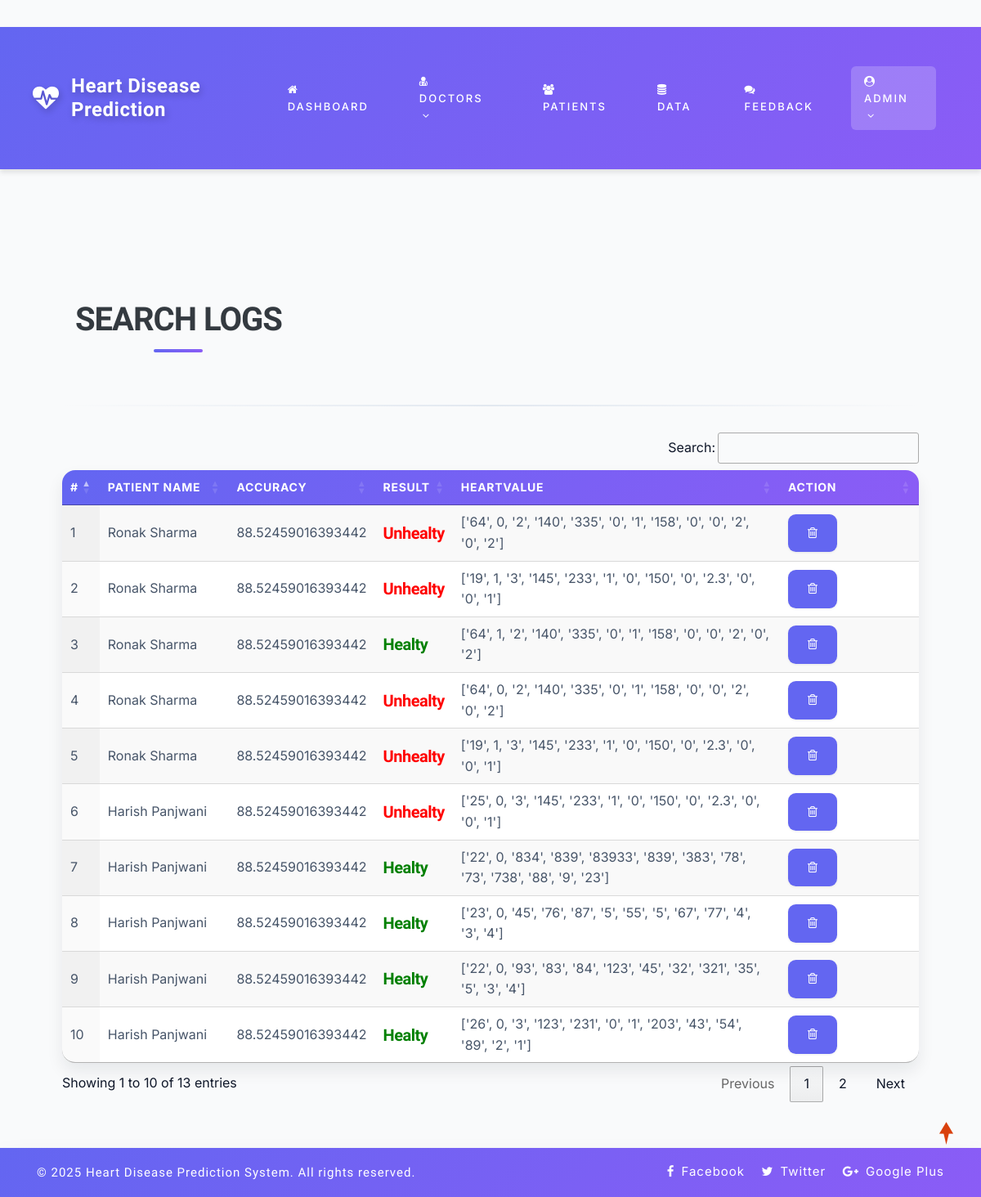
Before: /view_search_pat (signed in) with the older database file.
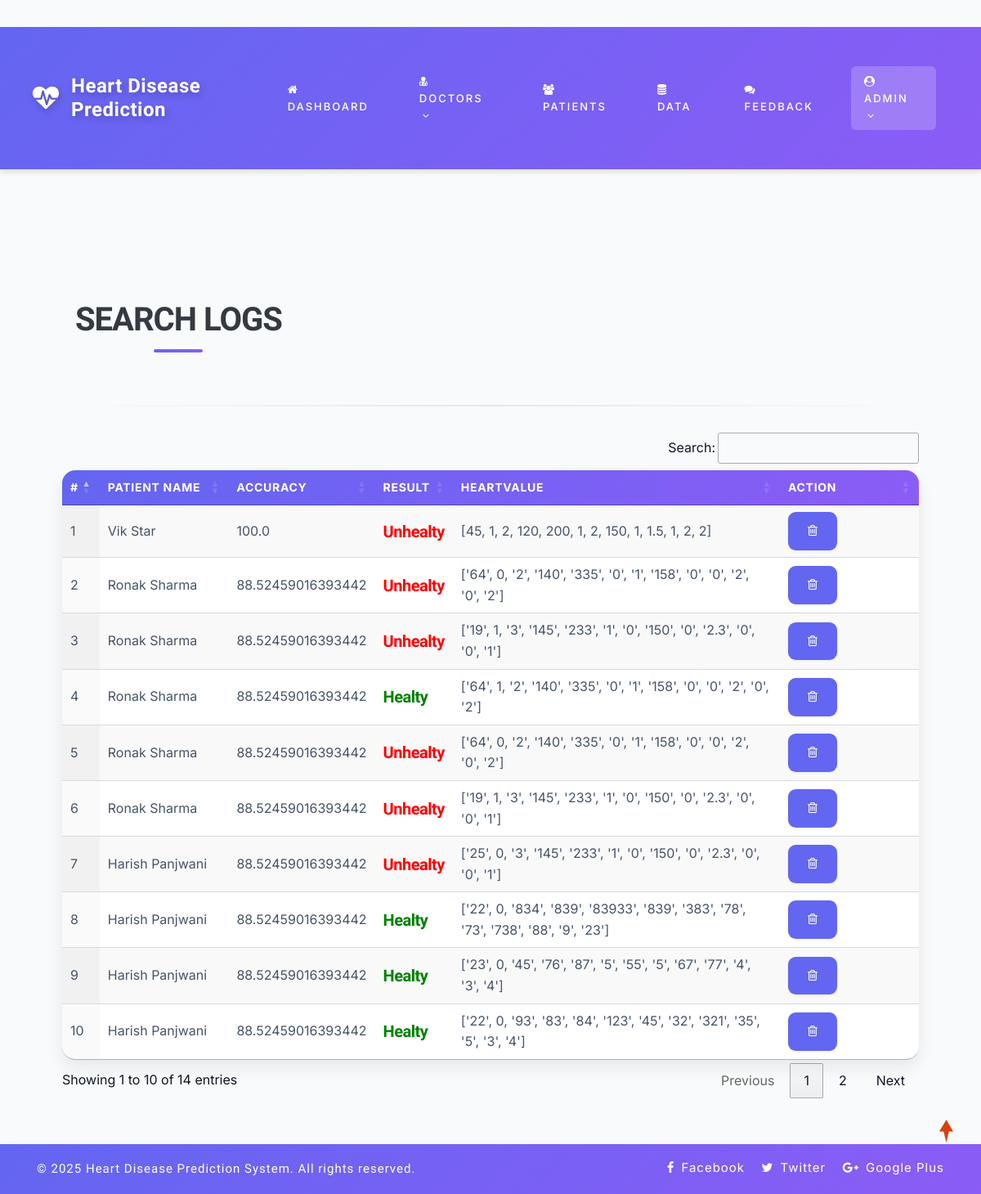
After: the same page with the newer database file.
### health/models.py (models this page shows, shortened)
class Search_Data(models.Model):
    patient = models.ForeignKey(Patient, on_delete=models.CASCADE, null=True)
    prediction_accuracy = models.CharField(max_length=100,null=True,blank=True)
    result = models.CharField(max_length=100,null=True,blank=True)
    values_list = models.CharField(max_length=100,null=True,blank=True)
    created = models.DateTimeField(auto_now=True,null=True)

class Patient(models.Model):
    user = models.ForeignKey(User, on_delete=models.CASCADE, null=True)
    contact = models.CharField(max_length=100, null=True)
    address = models.CharField(max_length=100, null=True)
    dob = models.DateField(null=True)
    image = models.FileField(null=True)

### health/views.py (the view)
# urls.py: path('view_search_pat', view_search_pat,name="view_search_pat"),
@login_required(login_url="login")
def view_search_pat(request):
    doc = None
    try:
        doc = Doctor.objects.get(user=request.user)
        data = Search_Data.objects.filter(patient__address__icontains=doc.address).order_by('-id')
    except:
        try:
            doc = Patient.objects.get(user=request.user)
            data = Search_Data.objects.filter(patient=doc).order_by('-id')
        except:
            data = Search_Data.objects.all().order_by('-id')
    return render(request,'view_search_pat.html',{'data':data})

### health_desease/context_processors.py (called while the page is built)
def google_maps_key(request):
    return {
        'GOOGLE_MAPS_API_KEY': settings.GOOGLE_MAPS_API_KEY
    }

### health/templates/view_search_pat.html
{% extends 'index.html' %}
{% load static %}
{% block body %}
<div class="container-fluid" style="width:90%;margin-top:8%">
                    <div class="container-fluid">
                        <h1 align="center" class="w3ls-title text-uppercase text-dark font-weight-bold">Search Logs</h1>
                         </div><hr>
                                <table id="example" class="display" style="width:100%">
                                  <thead>
                                    <tr>
                                      <th>#</th>
                                      {% if request.user.patient_set.all.0 %}
                                      <th>Date</th>
                                      {% else %}
                                      <th>Patient Name</th>
                                      {% endif %}
                                      <th>Accuracy</th>
                                      <th>Result</th>
                                      <th>HeartValue</th>
                                      <th>Action</th>
                                  </tr>
                              </thead>
                              <tbody>
                              {% for i in data %}
                                <tr>
                                  <td>{{forloop.counter}}</td>
                                  {% if request.user.patient_set.all.0 %}
                                    <td>{{i.created}}</td>
                                  {% else %}
                                  <td>{{i.patient.user.first_name}} {{i.patient.user.last_name}}</td>
                                  {% endif %}
                                    <td>{{i.prediction_accuracy}}</td>
                                    <td>{% if i.result == "0" %}
                                      <h5 style="color:green">Healty</h5>
                                      {% else %}
                                      <h5 style="color:red">Unhealty</h5>
                                  {% endif %}
                                  </td>
                                  <td>{{i.values_list}}</td>
                                  <td style="width:150px">
                                      <a href="/delete_searched/{{i.id}}" ><button class="btn btn-danger" onclick="return confirm('Are you sure?')"><i class="fa fa-trash-o"></i></button></a></td>
                              </tr>
                              {% endfor %}
                          </tbody>
                      </table>
                  </div>
{% endblock %}

Changed rows visible on the page:
no longer on this page (row unchanged): Search_Data: patient.user.first_name "Harish", patient.user.last_name "Panjwani", prediction_accuracy "88.52459016393442", result "Healty", values_list "['26', 0, '3', '123', '231', '0', '1', '203', '43', '54', '89', '2', '1']"
added Search_Data: patient.user.first_name "Vik", patient.user.last_name "Star", prediction_accuracy "100.0", result "Unhealty", values_list "[45, 1, 2, 120, 200, 1, 2, 150, 1, 1.5, 1, 2, 2]"
Other visible differences:
text written by a page script: "Search: Showing 1 to 10 of 13 entries Previous 1 2 Next" → "Search: Showing 1 to 10 of 14 entries Previous 1 2 Next"
